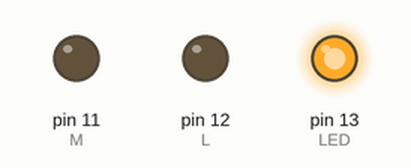
This sketch was run on a simulated Arduino Uno, built with avr-gcc and run on an emulated ATmega328P. On the bench: output pins drawn as LEDs (lit = HIGH).

Above: at 2.6 s.
At 6.8 s:
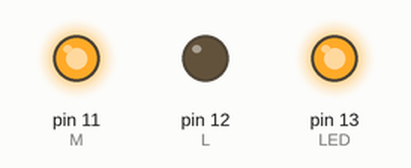
At 9.3 s:
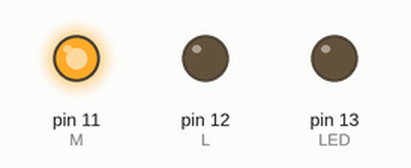
At 11.5 s:
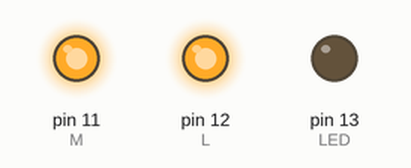
At 14.6 s:
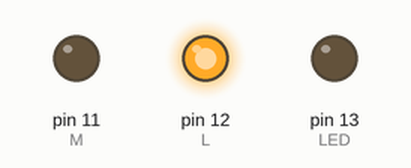
At 16.8 s:
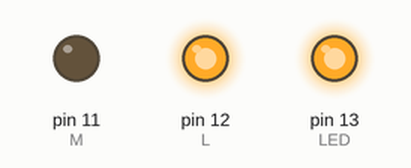
Timing chart, 0 to 21.3 s (numbered marks = the images above):
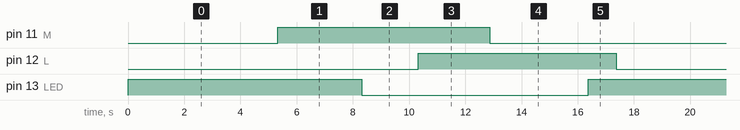

Measured:
- by itself, pin 11 (M): alternates HIGH for 7.5 s and LOW for 8.8 s
- by itself, pin 12 (L): alternates HIGH for 7.0 s and LOW for 9.3 s
- by itself, pin 13 (LED): alternates HIGH for 8.3 s and LOW for 8.0 s

The sketch:

2_light_blinking.ino
```cpp
const int LED=13, L=12,M=11;


void setup() {
  pinMode (LED, OUTPUT);
  pinMode (L, OUTPUT);
  pinMode (M, OUTPUT);

}

void loop() {

digitalWrite (LED, HIGH);
delay(1000);
digitalWrite (L, LOW);
delay(4321);
digitalWrite (M,HIGH);;
delay(3000);

digitalWrite (LED,LOW);
delay(2000);
digitalWrite (L, HIGH);
delay(2543);
digitalWrite (M, LOW);
delay(3500);


}
```
